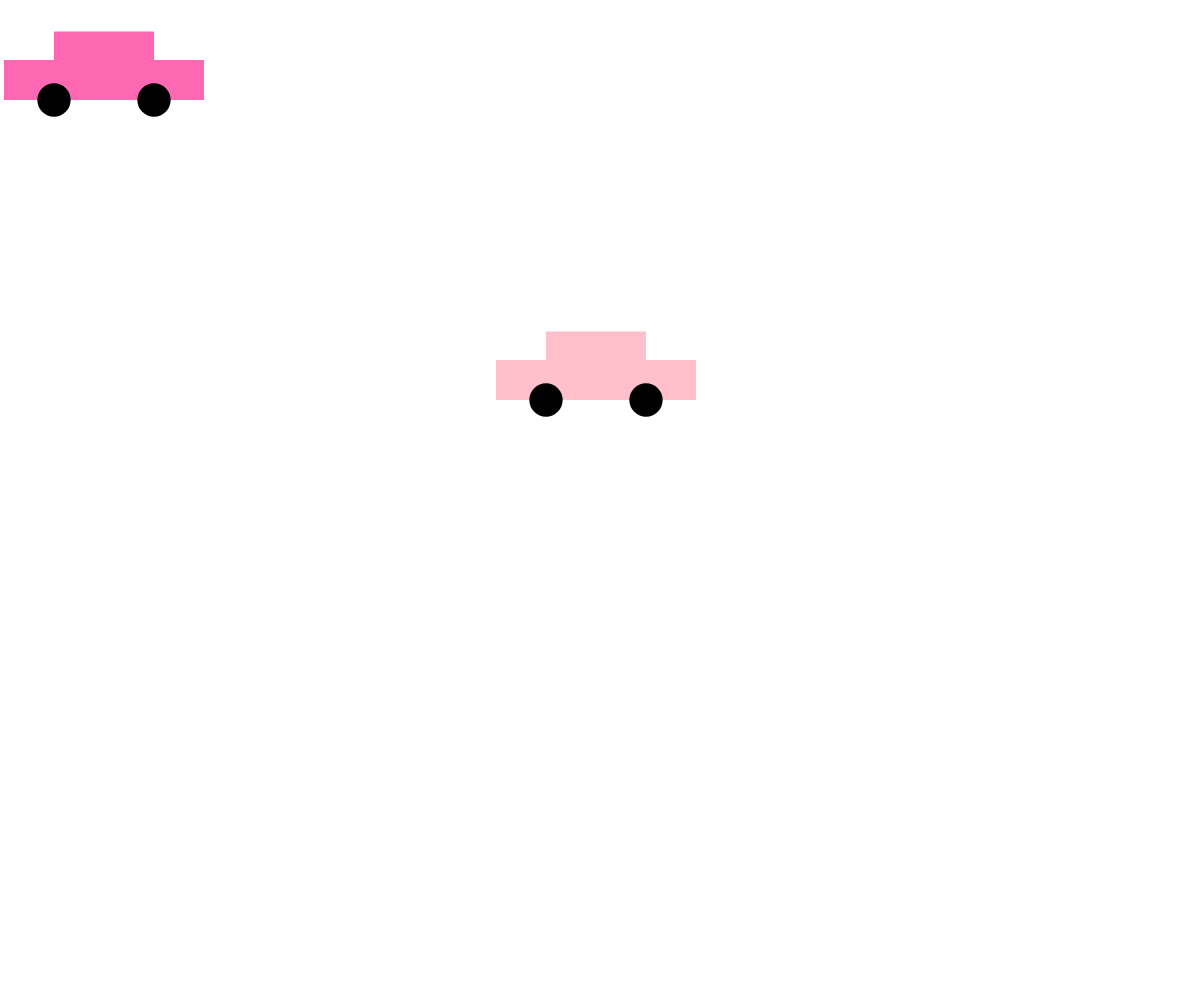
Frame 1 (no input)
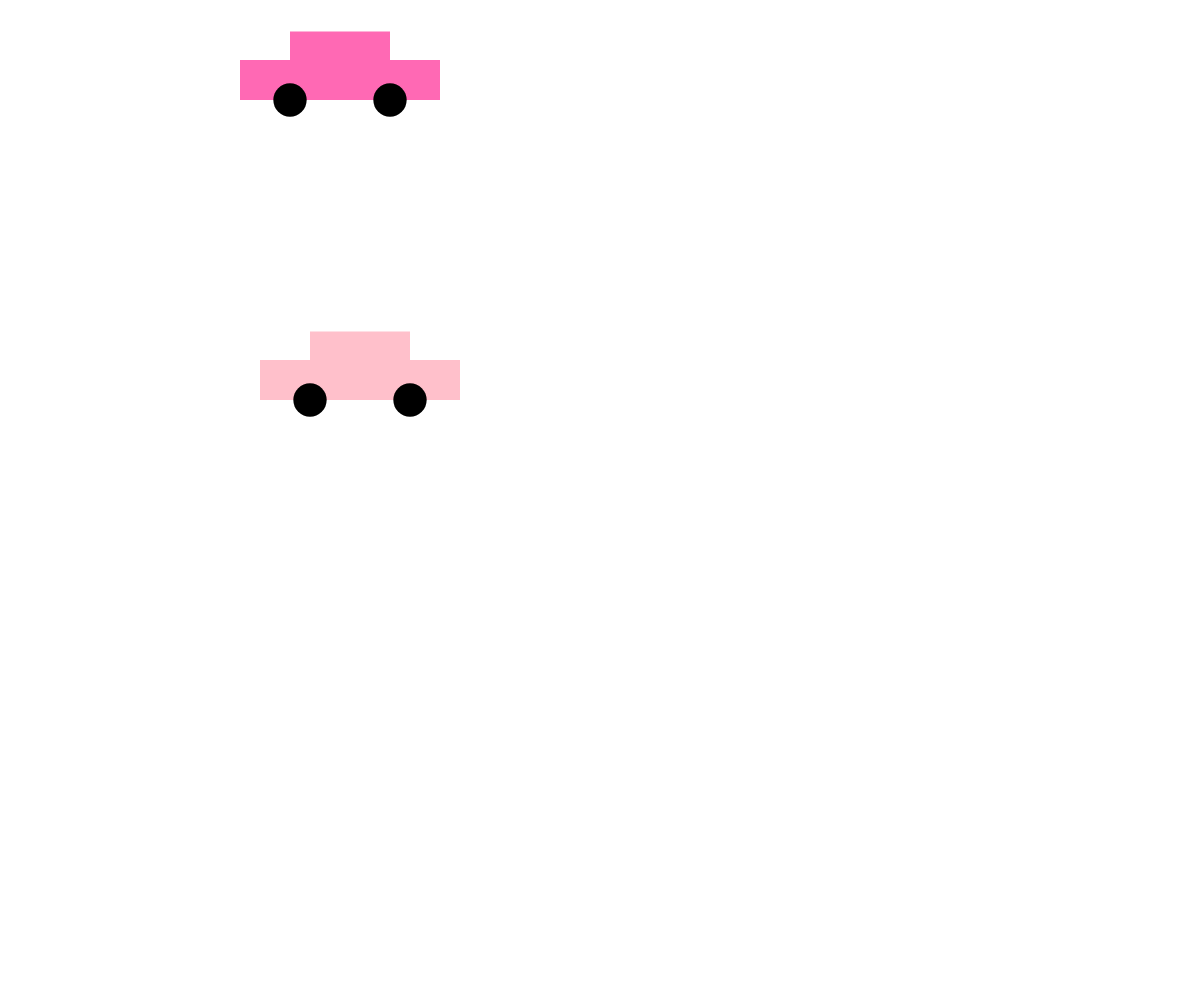
Frame 60 (no input)
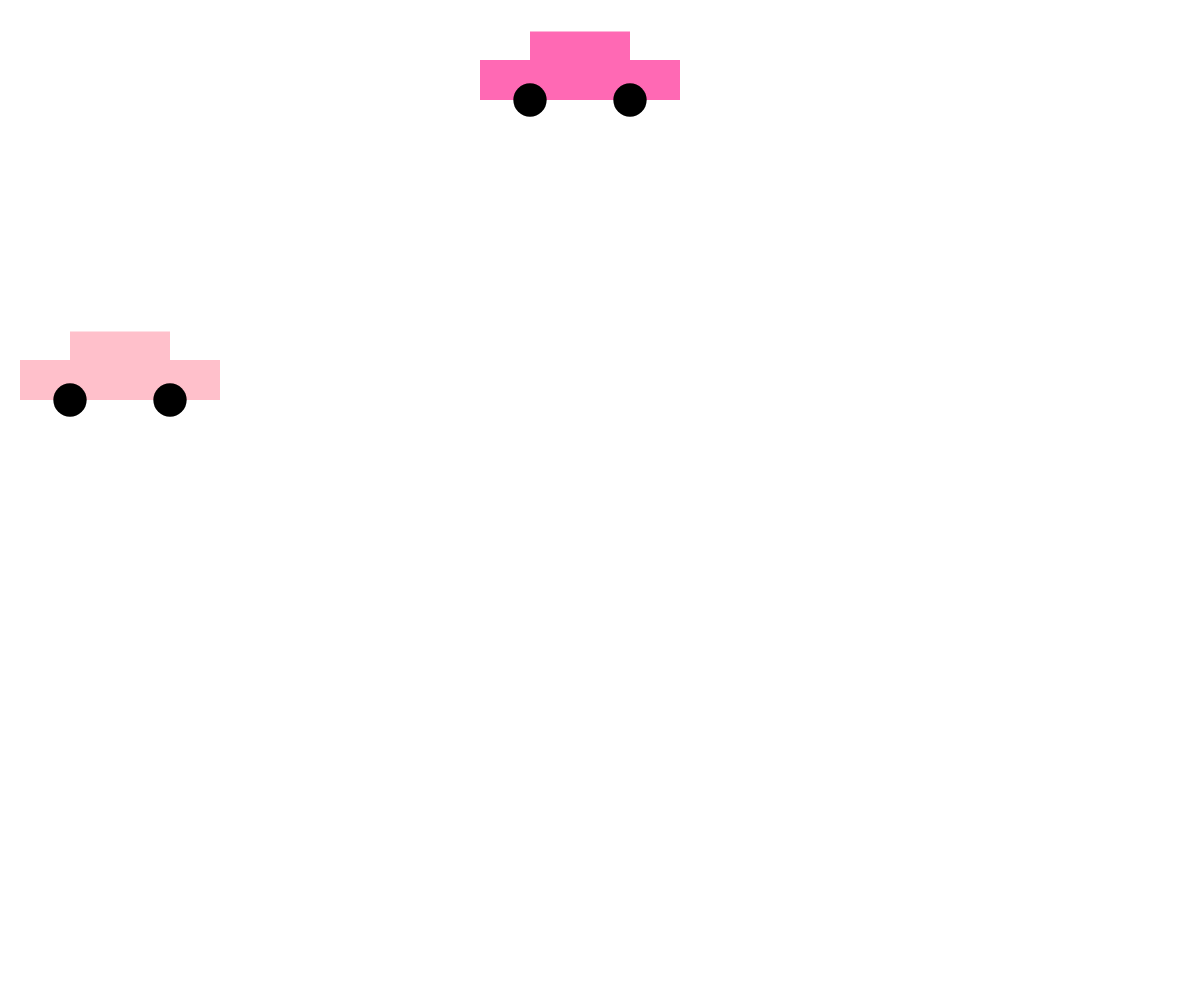
Frame 120 (the mouse pressed at the canvas centre since frame 60)

The p5.js sketch that drew these frames (run headless with seeded random() and noise() and a simulated clock; from frame 60 on, the mouse is pressed at the canvas centre):

// p5.js sketch
// ── sketch.js
const canvasWidth = window.innerWidth;
const canvasHeight = window.innerHeight; 

// feel free to change these values as you like!
const c1 = {
    x: 100,
    y: 100,
    width: 200,
    speed: 4,
    color: 'hotpink'
};

const c2 = {
    x: 600,
    y: 400,
    width: 200,
    speed: -4,
    color: 'pink'
};


// required to set up the canvas:
function setup() {
    createCanvas(canvasWidth, canvasHeight);
}


// animation loop:
function draw() {
    // clear the canvas:
    clear();

    // move the car:
    c1.x += c1.speed;
    c2.x += c2.speed;

    // check to see if it gets to the end:
    if (c1.x > canvasWidth + 300) {
        c1.x = -300;
    }

    if (c2.x < 0) {
        c2.x = canvasWidth + 200;
    }

    // redraw the car:
    drawCar(c1.x, c1.y, c1.width, c1.color);
    drawCar(c2.x, c2.y, c2.width, c2.color);
    
    // draw the grid (optional -- feel free to remove this line):
    // drawGrid(canvasWidth, canvasHeight);
}


// this function's job is to draw a car based on the 
// parameters the user passes in (x, y, size, fillColor, and wheelColor)
function drawCar(x, y, size, fillColor, wheelColor='black') {
    strokeWeight(0);
    
    // body
    fill(fillColor);
    rect(x - size/4, y - (size/5 + size/7), size / 2, size/7); // top
    rect(x - size/2, y - size/5, size, size/5); // bottom

    // wheels:
    fill(wheelColor);
    circle(x - size / 4, y, size / 6);
    circle(x + size / 4, y, size / 6);
}
